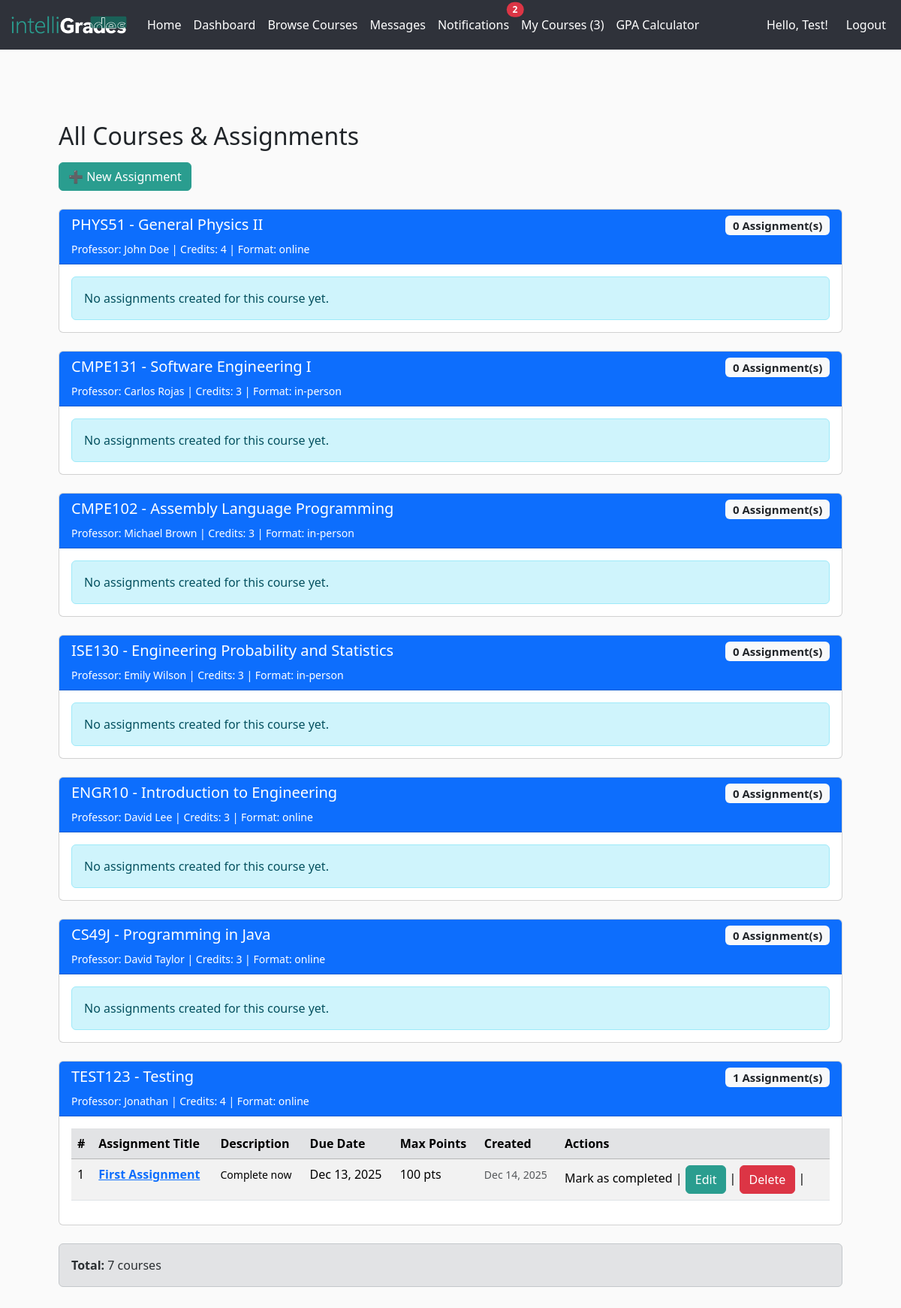
Screenshot of /assignments/ (signed in) with the database file from the repository.
### app/models.py (models this page shows, shortened)
class Course(db.Model):
    __tablename__ = 'courses'
    id = db.Column(db.Integer, primary_key=True)
    code = db.Column(db.String(32), unique=True, nullable=False)
    title = db.Column(db.String(128), nullable=False)
    description = db.Column(db.Text)
    credits = db.Column(db.Integer, nullable=False)  # number of units/credits
    professor = db.Column(db.String(128), nullable=True)
    professor_id = db.Column(db.Integer, db.ForeignKey('users.id'), nullable=True)
    professor_user = db.relationship(
        'User',
        foreign_keys=[professor_id],
        backref='created_courses'
    )
    availability = db.Column(db.Boolean, default=True)
    format = db.Column(db.String(32), default='online')
    max_students = db.Column(db.Integer)
    created_at = db.Column(db.DateTime, default=datetime.utcnow)
    enrollments_rel = db.relationship(
        'Enrollment',
        backref='course',
        lazy='dynamic',
        cascade='all,delete-orphan'
    )
    assignments = db.relationship(
        'Assignment',
        back_populates='course',
        lazy='dynamic',
        cascade='all,delete-orphan'
    )

class Assignment(db.Model):
    __tablename__ = "assignments"
    id = db.Column(db.Integer, primary_key=True)
    course_id = db.Column(db.Integer, db.ForeignKey('courses.id'), nullable=False)
    title = db.Column(db.String(200), nullable=False)
    description = db.Column(db.Text, nullable=False)
    due_date = db.Column(db.DateTime, default=datetime.utcnow)
    created_at = db.Column(db.DateTime, default=datetime.utcnow)
    max_points = db.Column(db.Integer, default=100)
    course = db.relationship('Course', back_populates='assignments')
    student_assignments = db.relationship(
        'StudentAssignment',
        back_populates='assignment',
        lazy='dynamic',
        cascade='all,delete-orphan'
    )

### app/assignments/routes.py (the view)
@assignments_bp.route('/')
@login_required
def index():
    all_courses = Course.query.all()
    courses_with_assignments = []
    for course in all_courses:
        assignments = course.assignments.all()
        courses_with_assignments.append({
            'course': course,
            'assignments': assignments,
            'assignment_count': len(assignments)
        })
    return render_template('assignments/assignments_list.html', courses_with_assignments=courses_with_assignments)

### app/__init__.py (called while the page is built)
@create_app.context_processor
def inject_notifications():
    if current_user.is_authenticated:
        return {
            "notifications": [
                {"message": "You haven’t checked Week 3 notes."},
                {"message": "New message in CMPE 102 discussion board."}
            ]
        }
    return {"notifications": []}

@login_manager.user_loader
def load_user(user_id):
    return User.query.get(int(user_id))

### app/models.py (called while the page is built)
    @property
    def is_student(self):
        return self.role == self.ROLE_STUDENT

    @property
    def is_professor(self):
        return self.role == self.ROLE_PROFESSOR

    @property
    def is_admin(self):
        return self.role == self.ROLE_ADMIN

    def get_enrolled_courses_count(self):
        from app.models import Enrollment
        return Enrollment.query.filter_by(user_id=self.id).count()

### app/assignments/templates/assignments/assignments_list.html (shortened to what this page needs)
{% extends "base.html" %} {% block body %}
<div class="container mt-5">
  <h2>All Courses & Assignments</h2>
  <div class="mb-3 mt-3 w-10">
    <a
      href="{{ url_for('assignments.create_assignment') }}"
      class="btn btn-primary text-white"
    >
      ➕ New Assignment
    </a>
  </div>
  {% if courses_with_assignments %} {% for item in courses_with_assignments %}
  <div class="card mt-4">
    <div class="card-header bg-primary text-white">
      <h5>
        {{ item.course.code }} - {{ item.course.title }}
        <span class="badge bg-light text-dark float-end">
          {{ item.assignment_count }} Assignment(s)
        </span>
      </h5>
      <small>
        Professor: {{ item.course.professor }} | Credits: {{ item.course.credits
        }} | Format: {{ item.course.format }}
      </small>
    </div>
    <div class="card-body">
      {% if item.assignments %}
      <table class="table table-striped table-hover">
        <thead class="table-secondary">
          <tr>
            <th>#</th>
            <th>Assignment Title</th>
            <th>Description</th>
            <th>Due Date</th>
            <th>Max Points</th>
            <th>Created</th>
            <th>Actions</th>
          </tr>
        </thead>
        <tbody>
          {% for assignment in item.assignments %}
          <tr>
            <td>{{ loop.index }}</td>
            <td>
              <a
                href="{{ url_for('assignments.assignment_detail', assignment_id=assignment.id) }}"
                class="fw-bold"
                >{{ assignment.title }}</a
              >
            </td>
            <td>
              <small>
                {{ assignment.description[:80] }}
              </small>
            </td>
            <td>
              {% if assignment.due_date %} {{ assignment.due_date.strftime('%b
              %d, %Y') }} {% else %}
              <span class="text-muted">No due date</span>
              {% endif %}
            </td>
            <td>{{ assignment.max_points }} pts</td>
            <td>
              <small class="text-muted">
                {{ assignment.created_at.strftime('%b %d, %Y') }}
              </small>
            </td>
            <td>
              Mark as completed |
              <a class="btn btn-primary"
                href="{{ url_for('assignments.assignment_detail', assignment_id=assignment.id) }}"
              >
                Edit</a
              >
              |
             <form
              method="POST"
              action="{{ url_for('assignments.delete_assignment', assignment_id=assignment.id) }}"
              style="display: inline"
            >
              <button
                type="submit"
                class="btn btn-danger"
                onclick="return confirm('Are you sure you want to delete this assignment?')"
              >
                Delete
              </button>
            </form>
              |
            </td>
          </tr>
          {% endfor %}
        </tbody>
      </table>
      {% else %}
      <p class="alert alert-info mb-0">
         No assignments created for this course
        yet.
      </p>
      {% endif %}
    </div>
  </div>
  {% endfor %}
  <div class="mt-4 alert alert-secondary">
    <strong>Total:</strong> {{ courses_with_assignments|length }} courses
  </div>
  {% else %}
  <p class="alert alert-warning mt-3">No courses available in the system.</p>
  {% endif %}
</div>
{% endblock %}

### app/templates/base.html (shortened to what this page needs)
<!DOCTYPE html>
<html lang="en">
  <head>
    <link
      href="https://cdn.jsdelivr.net/npm/bootstrap@5.3.8/dist/css/bootstrap.min.css"
      rel="stylesheet"
    />
    <link
      rel="stylesheet"
      href="{{ url_for('static', filename='styles.css') }}"
    />
  </head>
  <body>
    <nav class="navbar navbar-expand-lg">
      <div class="container-fluid">
        <a href="{{ url_for('main.index') }}">
          <img class="navbar-brand" src="{{ url_for('static',
          filename='images/med-logo.png')}}" height="50" width: auto;
          alt="IntelliGrades" />
        </a>
        <div class="collapse navbar-collapse">
          <ul class="navbar-nav me-auto">
            <li class="nav-item">
              <a
                class="nav-link {% if request.path == url_for('main.index') %}active fw-bold{% endif %}"
                href="{{ url_for('main.index') }}"
              >
                Home
              </a>
            </li>
            {% if current_user.is_authenticated %}
            <li class="nav-item">
              <a
                class="nav-link {% if request.path.startswith('/dashboard') %}active fw-bold{% endif %}"
                href="{{ url_for('main.dashboard') }}"
              >
                Dashboard
              </a>
            </li>
            <li class="nav-item">
              <a
                class="nav-link {% if request.path.startswith('/courses') and not request.path.startswith('/courses/my') and not request.path.startswith('/courses/created') %}active fw-bold{% endif %}"
                href="{{ url_for('courses.courses_list') }}"
              >
                Browse Courses
              </a>
            </li>
            <li class="nav-item">
              <a
                class="nav-link {% if request.path.startswith('/messages') %}active fw-bold{% endif %}"
                href="{{ url_for('main.messages') }}"
              >
                Messages
              </a>
            </li>
            <li class="nav-item">
              <a
                class="nav-link position-relative {% if request.path.startswith('/notifications') %}active fw-bold{% endif %}"
                href="{{ url_for('main.dashboard') }}"
              >
                Notifications {% if notifications and notifications|length > 0
                %}
                <span
                  class="position-absolute top-0 start-100 translate-middle badge rounded-pill bg-danger"
                >
                  {{ notifications|length }}
                </span>
                {% endif %}
              </a>
            </li>
            {% if current_user.is_student %}
            <li class="nav-item">
              <a
                class="nav-link {% if request.path.startswith('/courses/my') %}active fw-bold{% endif %}"
                href="{{ url_for('courses.my_courses') }}"
              >
                My Courses ({{ current_user.get_enrolled_courses_count() }})
              </a>
            </li>
            <li class="nav-item">
              <a
                class="nav-link {% if request.path.startswith('/gpa') %}active fw-bold{% endif %}"
                href="{{ url_for('main.gpa_calculator') }}"
              >
                GPA Calculator
              </a>
            </li>
            {% endif %}
             {% endif %}
          </ul>
          <ul class="navbar-nav">
            {% if not current_user.is_authenticated %}
            <li class="nav-item">
              <a
                class="nav-link {% if request.path.startswith('/auth/login') %}active fw-bold{% endif %}"
                href="{{ url_for('auth.login') }}"
              >
                Login
              </a>
            </li>
            <li class="nav-item">
              <a
                class="nav-link {% if request.path.startswith('/auth/register') %}active fw-bold{% endif %}"
                href="{{ url_for('auth.register') }}"
              >
                Register
              </a>
            </li>
            {% else %}
            <li class="nav-item ms-auto d-flex align-items-center">
              <span class="navbar-text me-3">
                {% set username = current_user.email.split('@')[0].capitalize()
                %} Hello, {{ username }}!
              </span>
              <a class="nav-link" href="{{ url_for('auth.logout') }}">
                Logout
              </a>
            </li>
            {% endif %}
          </ul>
        </div>
      </div>
    </nav>
    <div class="container p-4">
      <div class="container py-2">{% block body %}{% endblock %}</div>
    </div>
  </body>
</html>

### app/static/styles.css (style rules this page uses)
.navbar { background-color: #2f323a; }
.navbar *, .navbar .nav-link.fw-bold { color: white; }
body, #whatifTable thead tr, #whatifTable td, #whatifTable th { background-color: #fafafa; }
.btn-primary { background-color: #2a9d8f; border-color: #2a9d8f; }

### rows the page displays
Course: description "Test", course.code "TEST123", course "Testing", course.professor "Jonathan", course.credits "4", course.format "online"
Course: course.code "PHYS51", course "General Physics II", course.professor "John Doe", course.credits "4", course.format "online"
Course: course.code "CMPE131", course "Software Engineering I", course.professor "Carlos Rojas", course.credits "3", course.format "in-person"
Course: course.code "CMPE102", course "Assembly Language Programming", course.professor "Michael Brown", course.credits "3", course.format "in-person"
Course: course.code "ISE130", course "Engineering Probability and Statistics", course.professor "Emily Wilson", course.credits "3", course.format "in-person"
Course: course.code "ENGR10", course "Introduction to Engineering", course.professor "David Lee", course.credits "3", course.format "online"
Course: course.code "CS49J", course "Programming in Java", course.professor "David Taylor", course.credits "3", course.format "online"
Assignment: title "First Assignment", description "Complete now", due_date "Dec 13, 2025", max_points "100", created_at "Dec 14, 2025"

### other values shown
{{ notifications|length }} "2"
{{ current_user.get_enrolled_courses_count() }} "3"
{{ item.assignment_count }} "0" "0" "0" "0" "0" "0" "1"
{{ courses_with_assignments|length }} "7"
